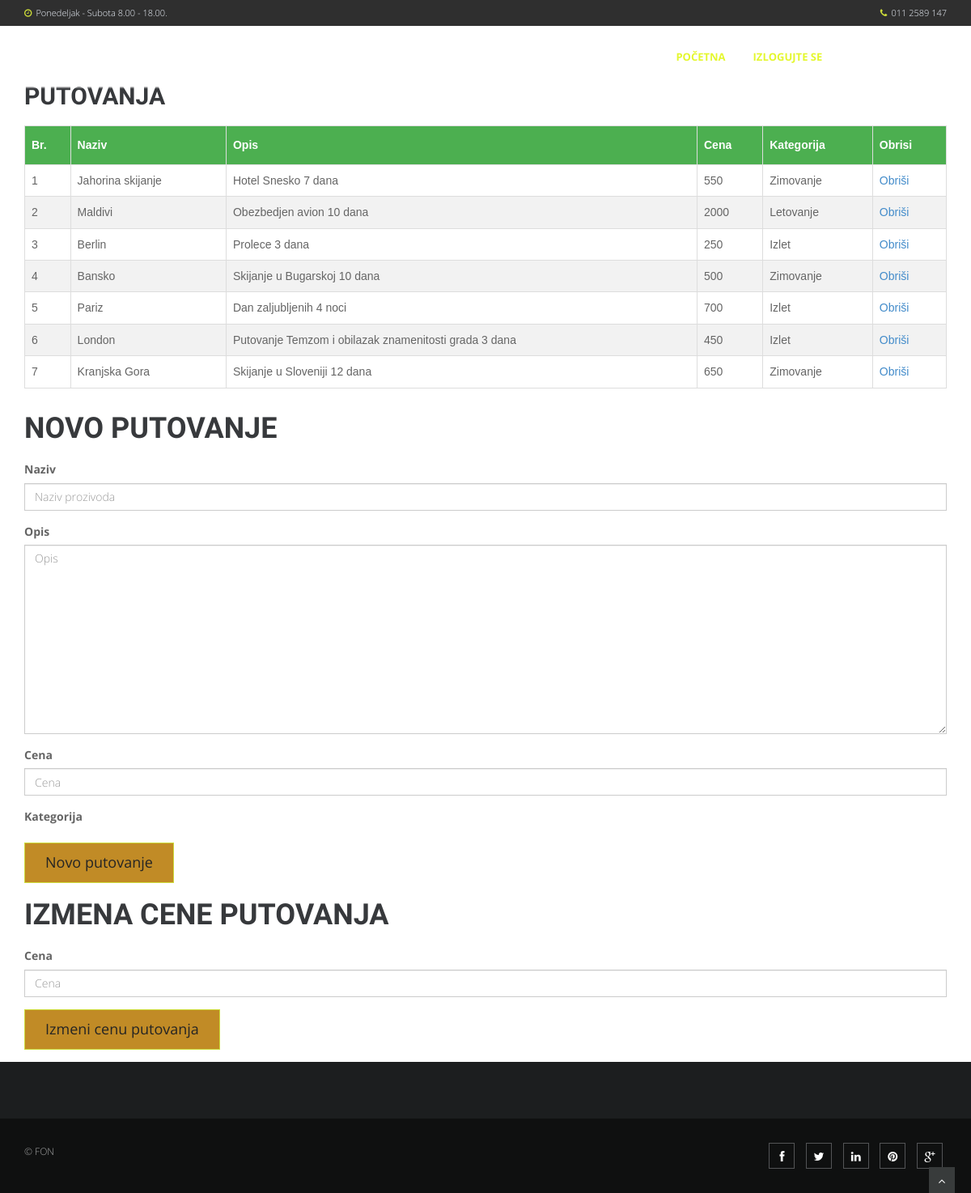
Page /viewer/admin.php on the committed database.
### tables this page shows
CREATE TABLE `proizvodi` (
  `id` int(11) NOT NULL,
  `naziv` varchar(1000) NOT NULL,
  `opis` varchar(1000) NOT NULL,
  `cena` double NOT NULL,
  `kategorijaID` int(11) NOT NULL
);

CREATE TABLE `kategorija` (
  `kategorijaID` int(11) NOT NULL,
  `nazivKategorije` varchar(255) NOT NULL
);

### viewer/admin.php (the view, shortened to what this page needs)
<?php
include("../model/konekcija.php");
$sql2 = "SELECT p.id,p.naziv, p.opis,p.cena,p.kategorijaID,k.nazivKategorije FROM proizvodi p join kategorija k on p.kategorijaID=k.kategorijaID";
$result2 = $mysqli->query($sql2);
?>
<!DOCTYPE html>
<html lang="en">
<head>
  <link href="css/bootstrap.min.css" rel="stylesheet" />
  <link href="css/fancybox/jquery.fancybox.css" rel="stylesheet">
  <link href="css/flexslider.css" rel="stylesheet" />
  <link href="css/style.css" rel="stylesheet" />
</head>
<body>
  <div id="wrapper" class="home-page">
    <div class="topbar">
      <div class="container">
        <div class="row">
          <div class="col-md-12">
            <p class="pull-left hidden-xs"><i class="fa fa-clock-o"></i><span>Ponedeljak - Subota 8.00 - 18.00.</span></p>
            <p class="pull-right"><i class="fa fa-phone"></i>011 2589 147</p>
          </div>
        </div>
      </div>
    </div>
    <header>
      <div class="navbar navbar-default navbar-static-top">
        <div class="container">
          <div class="navbar-header">
            <a class="navbar-brand" href="index.php"><img src="img/logo.png" alt="logo" /></a>
          </div>
          <div class="navbar-collapse collapse ">
            <ul class="nav navbar-nav">
              <li class="active"><a href="index.php">Početna</a></li>
              <li class="active"><a href="logout.php">Izlogujte se</a></li>
              <li><a href="service.php">Privatni servis</a></li>
            </ul>
          </div>
        </div>
      </div>
    </header>
    <section id="content">
      <section id="services" class="section pad-bot5 bg-white">
        <div class="container">
          <div class="row mar-bot5">
            <div class=" col-md-12">
              <div class="section-header">
                <div>
                  <h2>Putovanja</h2>
                  <table id="myTable">
                    <thead>
                      <tr>
                        <th><strong>Br.</strong></th>
                        <th><strong>Naziv</strong></th>
                        <th><strong>Opis</strong></th>
                        <th><strong>Cena</strong></th>
                        <th><strong>Kategorija</strong></th>
                        <th><strong>Obrisi</strong></th>
                      </tr>
                    </thead>
                    <tbody>
                      <?php
                      $count = 1;
                      while ($row2 = mysqli_fetch_assoc($result2)) { ?>
                        <tr>
                          <td><?php echo $count; ?></td>
                          <td><?php echo $row2["naziv"]; ?></td>
                          <td><?php echo $row2["opis"]; ?></td>
                          <td><?php echo $row2["cena"]; ?></td>
                          <td><?php echo $row2["nazivKategorije"]; ?></td>
                          <td>
                            <a href="../controller/delete.php?id=<?php echo $row2["id"]; ?>">Obriši</a>
                          </td>
                        </tr>
                      <?php $count++;
                      } ?>
                    </tbody>
                  </table>
                </div>
              </div>
            </div>
          </div>
          <h1> Novo putovanje</h1>
          <form name="formaProizvod" method="post" action="">
            <div class="form-group">
              <label for="naziv" class="cols-md-2 control-label">Naziv</label>
              <div class="cols-md-10">
                <input type="text" class="form-control" name="naziv" id="naziv" placeholder="Naziv prozivoda" />
              </div>
            </div>
            <div class="form-group">
              <label for="username" class="cols-md-2 control-label">Opis</label>
              <div class="cols-md-10">
                <textarea cols="50" rows="11" class="form-control" name="opis" id="opis" placeholder="Opis"></textarea>
              </div>
            </div>
            <div class="form-group">
              <label for="cena" class="cols-md-2 control-label">Cena</label>
              <div class="cols-md-10">
                <input id="cena" type="number" class="form-control" name="cena" id="cena" placeholder="Cena" />
              </div>
            </div>
            <div class="form-group ">
              <label for="kategorija" class="cols-md-2 control-label">Kategorija</label>
            </div>
            <div class="form-group ">
              <input type="submit" name="noviProizvod" class="btn btn-info btn-lg " value="Novo putovanje">
            </div>
          </form>
          <h1> Izmena cene putovanja</h1>
          <form name="formaIzmena" method="post" action="">
            <div class="form-group">
              <label for="cenaizmena" class="cols-md-2 control-label">Cena</label>
              <div class="cols-md-10">
                <input id="cenaizmena" type="number" class="form-control" name="cenaizmena" id="cenaizmena" placeholder="Cena" />
              </div>
            </div>
            <div class="form-group ">
              <input type="submit" name="izmena" class="btn btn-info btn-lg " value="Izmeni cenu putovanja">
            </div>
          </form>
        </div>
  </div>
  <footer>
    <div id="sub-footer">
      <div class="container">
        <div class="row">
          <div class="col-lg-6">
            <div class="copyright">
              <p>
                <span>&copy; FON </span>
              </p>
            </div>
          </div>
          <div class="col-lg-6">
            <ul class="social-network">
              <li><a href="#" data-placement="top" title="Facebook"><i class="fa fa-facebook"></i></a></li>
              <li><a href="#" data-placement="top" title="Twitter"><i class="fa fa-twitter"></i></a></li>
              <li><a href="#" data-placement="top" title="Linkedin"><i class="fa fa-linkedin"></i></a></li>
              <li><a href="#" data-placement="top" title="Pinterest"><i class="fa fa-pinterest"></i></a></li>
              <li><a href="#" data-placement="top" title="Google plus"><i class="fa fa-google-plus"></i></a></li>
            </ul>
          </div>
        </div>
      </div>
    </div>
  </footer>
  <a href="#" class="scrollup"><i class="fa fa-angle-up active"></i></a>
</body>
</html>

### viewer/css/style.css (style rules this page uses)
body { font-family:'Open Sans', Arial, sans-serif; font-weight:300; line-height:1.6em; color:#656565; font-size: 1.4em; }
h1,h2 { font-weight: 600; line-height:1.1em; color: #37393c; font-family: 'Droid Sans', sans-serif; margin-bottom: 20px; text-transform: uppercase; }
input, button, select, textarea { border-radius: 0px !important; }
#wrapper { width:100%; margin:0; padding:0; }
.row,.row-fluid { margin-bottom:30px; }
.topbar { background-color: #2f2f2f; padding: 5px 0; font-size: 11px !important; }
.topbar .container .row { margin: 0; padding:0; }
.topbar .container .row .col-md-12 { padding:0; }
.topbar p { margin:0; display:inline-block; font-size: 11px; color: #f1f6ff; }
.topbar p > i { margin-right:5px; color: #cddc39; }
.topbar p:last-child { text-align:right; }
header .navbar { margin-bottom: 0; }
.navbar-default { border: none; }
.navbar-brand { color: #222; text-transform: uppercase; font-size: 24px; font-weight: 700; line-height: 1em; letter-spacing: -1px; margin-top: 18px; padding: 0 0 0 15px; }
.navbar-default .navbar-brand { color: #1891EC; }
header .navbar-collapse ul.navbar-nav { float: right; margin-right: 0; }
header .navbar { min-height: 70px;padding: 18px 0;background: #161616; }
.home-page header .navbar-default { background: transparent; position: absolute; width: 100%; box-shadow: 1px 1px 1px rgba(255, 255, 255, 0.36); }
header .nav li a:hover, header .nav li a:focus, header .nav li.active a, header .nav li.active a:hover, header .nav li a.dropdown-toggle:hover, header .nav li a.dropdown-toggle:focus, header .nav li.active ul.dropdown-menu li a:hover, header .nav li.active ul.dropdown-menu li.active a { -webkit-transition: all .3s ease; -moz-transition: all .3s ease; -ms-transition: all .3s ease; -o-transition: all .3s ease; transition: all .3s ease; }
header .navbar { min-height: 62px; padding: 0; }
header .navbar-nav > li { padding-bottom: 12px; padding-top: 12px; padding: 0 !important; }
header .navbar-nav > li > a { margin-left: 2px; line-height: 44px; font-weight: 700; -webkit-transition: all .3s ease; -moz-transition: all .3s ease; -ms-transition: all .3s ease; -o-transition: all .3s ease; transition: all .3s ease; }
.navbar-default .navbar-nav > .active > a, .navbar-default .navbar-nav > .active > a:hover, .navbar-default .navbar-nav > .active > a:focus { background-color: #fff; }
header ul.nav li { border:none; margin:0; }
header ul.nav li a { font-size: 13px; border:none; font-weight: 600; text-transform:uppercase; }
.navbar .nav > li > a { color: #fff; text-shadow: none; border: 1px solid rgba(255, 255, 255, 0) !important; }
.navbar .nav > .active > a,.navbar .nav > .active > a:hover { background:none; font-weight:700; }
.navbar-default .navbar-nav>.active>a, .navbar-default .navbar-nav>.active>a:hover, .navbar-default .navbar-nav>.active>a:focus { color: rgb(228, 247, 46);background: none;border-radius: 0; }
#content { position:relative; background:#fff; padding:50px 0 0px 0; }
.btn { text-align: center;color: #242424;padding: 12px 25px;border-radius: 0;background: #c18b26;border-color: #CDDC39; }
footer { background: #1c1e1f; }
footer { padding:50px 0 0 0; color:#f8f8f8; }
footer a { color:#fff; }
ul.social-network { list-style:none; margin:0; }
ul.social-network li { display:inline; margin: 0 5px; border: 1px solid #535456; padding: 5px 0 0; width: 32px; display: inline-block; text-align: center; height: 32px; vertical-align: baseline; }
#sub-footer { text-shadow:none; color:#f5f5f5; padding:0; padding-top:30px; margin:20px 0 0 0; background: #0f1010; }
#sub-footer p { margin:0; padding:0; }
#sub-footer span { color: rgba(255, 255, 255, 0.63); }
.copyright { text-align:left; font-size:12px; }
#sub-footer ul.social-network { float:right; }
.scrollup { position:fixed; width:32px; height:32px; bottom:0px; right:20px; background: #383b3b; }
a.scrollup { outline:0; text-align: center; }
a.scrollup i { margin-top: 10px; color: #fff; }

### viewer/admin.php (style rules this page uses)
#myTable { font-family: "Trebuchet MS", Arial, Helvetica, sans-serif; border-collapse: collapse; width: 100%; }
#myTable td, #myTable th { border: 1px solid #ddd; padding: 8px; }
#myTable tr:nth-child(even) { background-color: #f2f2f2; }
#myTable th { padding-top: 12px; padding-bottom: 12px; text-align: left; background-color: #4CAF50; color: white; }

### rows in the picture
proizvodi: naziv "Jahorina skijanje", opis "Hotel Snesko 7 dana", cena "550", kategorijaID.nazivKategorije "Zimovanje"
proizvodi: naziv "Maldivi", opis "Obezbedjen avion 10 dana", cena "2000", kategorijaID.nazivKategorije "Letovanje"
proizvodi: naziv "Berlin", opis "Prolece 3 dana", cena "250", kategorijaID.nazivKategorije "Izlet"
proizvodi: naziv "Bansko", opis "Skijanje u Bugarskoj 10 dana", cena "500", kategorijaID.nazivKategorije "Zimovanje"
proizvodi: naziv "Pariz", opis "Dan zaljubljenih 4 noci", cena "700", kategorijaID.nazivKategorije "Izlet"
proizvodi: naziv "London", opis "Putovanje Temzom i obilazak znamenitosti grada 3 dana", cena "450", kategorijaID.nazivKategorije "Izlet"
proizvodi: naziv "Kranjska Gora", opis "Skijanje u Sloveniji 12 dana", cena "650", kategorijaID.nazivKategorije "Zimovanje"
